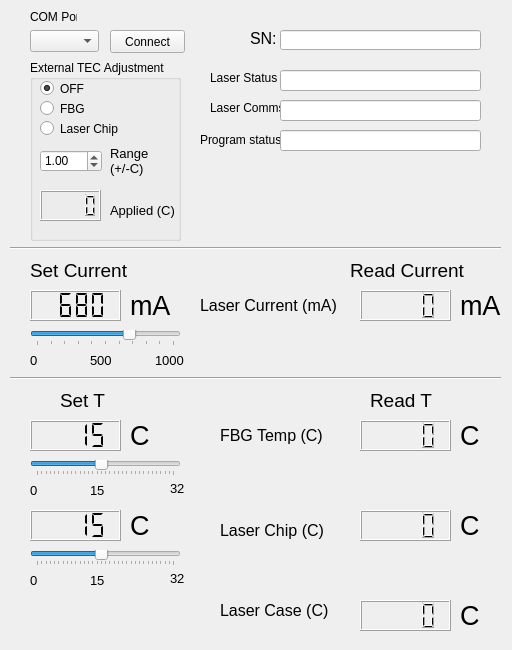
<?xml version="1.0" encoding="UTF-8"?>
<ui version="4.0">
 <class>MainWindow</class>
 <widget class="QMainWindow" name="MainWindow">
  <property name="enabled">
   <bool>true</bool>
  </property>
  <property name="geometry">
   <rect>
    <x>0</x>
    <y>0</y>
    <width>512</width>
    <height>650</height>
   </rect>
  </property>
  <property name="minimumSize">
   <size>
    <width>0</width>
    <height>0</height>
   </size>
  </property>
  <property name="windowTitle">
   <string>ULN15TK Laser Status and Control</string>
  </property>
  <widget class="QWidget" name="centralwidget">
   <widget class="QLCDNumber" name="temperatureSetDisplayFBG">
    <property name="geometry">
     <rect>
      <x>30</x>
      <y>420</y>
      <width>91</width>
      <height>31</height>
     </rect>
    </property>
    <property name="toolTip">
     <string>&lt;html&gt;&lt;head/&gt;&lt;body&gt;&lt;p&gt;0.00&lt;/p&gt;&lt;/body&gt;&lt;/html&gt;</string>
    </property>
    <property name="smallDecimalPoint">
     <bool>true</bool>
    </property>
    <property name="digitCount">
     <number>4</number>
    </property>
    <property name="segmentStyle">
     <enum>QLCDNumber::Flat</enum>
    </property>
    <property name="value" stdset="0">
     <double>15.000000000000000</double>
    </property>
   </widget>
   <widget class="QGroupBox" name="tempControlMode">
    <property name="geometry">
     <rect>
      <x>30</x>
      <y>60</y>
      <width>151</width>
      <height>181</height>
     </rect>
    </property>
    <property name="title">
     <string>External TEC Adjustment</string>
    </property>
    <widget class="QRadioButton" name="FBGButton">
     <property name="geometry">
      <rect>
       <x>10</x>
       <y>40</y>
       <width>101</width>
       <height>17</height>
      </rect>
     </property>
     <property name="text">
      <string>FBG</string>
     </property>
     <property name="checked">
      <bool>false</bool>
     </property>
    </widget>
    <widget class="QRadioButton" name="LaserChipButton">
     <property name="geometry">
      <rect>
       <x>10</x>
       <y>60</y>
       <width>101</width>
       <height>17</height>
      </rect>
     </property>
     <property name="text">
      <string>Laser Chip</string>
     </property>
     <property name="checked">
      <bool>false</bool>
     </property>
    </widget>
    <widget class="QLCDNumber" name="temperatureAppliedDisplay">
     <property name="geometry">
      <rect>
       <x>10</x>
       <y>130</y>
       <width>61</width>
       <height>31</height>
      </rect>
     </property>
     <property name="font">
      <font>
       <pointsize>6</pointsize>
      </font>
     </property>
     <property name="smallDecimalPoint">
      <bool>true</bool>
     </property>
     <property name="digitCount">
      <number>4</number>
     </property>
    </widget>
    <widget class="QLabel" name="label_18">
     <property name="geometry">
      <rect>
       <x>80</x>
       <y>140</y>
       <width>71</width>
       <height>21</height>
      </rect>
     </property>
     <property name="font">
      <font>
       <pointsize>10</pointsize>
      </font>
     </property>
     <property name="text">
      <string>Applied (C)</string>
     </property>
    </widget>
    <widget class="QDoubleSpinBox" name="inputTempLimit">
     <property name="geometry">
      <rect>
       <x>10</x>
       <y>90</y>
       <width>62</width>
       <height>22</height>
      </rect>
     </property>
     <property name="minimum">
      <double>0.000000000000000</double>
     </property>
     <property name="maximum">
      <double>5.500000000000000</double>
     </property>
     <property name="singleStep">
      <double>0.100000000000000</double>
     </property>
     <property name="value">
      <double>1.000000000000000</double>
     </property>
    </widget>
    <widget class="QLabel" name="label_17">
     <property name="geometry">
      <rect>
       <x>80</x>
       <y>80</y>
       <width>61</width>
       <height>41</height>
      </rect>
     </property>
     <property name="font">
      <font>
       <pointsize>10</pointsize>
      </font>
     </property>
     <property name="text">
      <string>Range (+/-C)</string>
     </property>
     <property name="wordWrap">
      <bool>true</bool>
     </property>
    </widget>
    <widget class="QRadioButton" name="OFFButton">
     <property name="geometry">
      <rect>
       <x>10</x>
       <y>20</y>
       <width>101</width>
       <height>17</height>
      </rect>
     </property>
     <property name="text">
      <string>OFF</string>
     </property>
     <property name="checked">
      <bool>true</bool>
     </property>
    </widget>
   </widget>
   <widget class="QLabel" name="label">
    <property name="geometry">
     <rect>
      <x>210</x>
      <y>70</y>
      <width>71</width>
      <height>16</height>
     </rect>
    </property>
    <property name="text">
     <string>Laser Status</string>
    </property>
   </widget>
   <widget class="QLineEdit" name="comoutLaser">
    <property name="geometry">
     <rect>
      <x>280</x>
      <y>70</y>
      <width>201</width>
      <height>21</height>
     </rect>
    </property>
    <property name="focusPolicy">
     <enum>Qt::NoFocus</enum>
    </property>
   </widget>
   <widget class="QComboBox" name="portlist">
    <property name="geometry">
     <rect>
      <x>30</x>
      <y>30</y>
      <width>69</width>
      <height>22</height>
     </rect>
    </property>
   </widget>
   <widget class="QLabel" name="label_2">
    <property name="geometry">
     <rect>
      <x>30</x>
      <y>10</y>
      <width>47</width>
      <height>13</height>
     </rect>
    </property>
    <property name="text">
     <string>COM Port</string>
    </property>
   </widget>
   <widget class="QPushButton" name="connectButton">
    <property name="geometry">
     <rect>
      <x>110</x>
      <y>30</y>
      <width>75</width>
      <height>23</height>
     </rect>
    </property>
    <property name="text">
     <string>Connect</string>
    </property>
   </widget>
   <widget class="QLabel" name="dBmLabel">
    <property name="geometry">
     <rect>
      <x>130</x>
      <y>420</y>
      <width>61</width>
      <height>31</height>
     </rect>
    </property>
    <property name="font">
     <font>
      <pointsize>20</pointsize>
     </font>
    </property>
    <property name="text">
     <string>C</string>
    </property>
   </widget>
   <widget class="QSlider" name="temperatureSliderFBG">
    <property name="geometry">
     <rect>
      <x>30</x>
      <y>460</y>
      <width>151</width>
      <height>16</height>
     </rect>
    </property>
    <property name="maximum">
     <number>3200</number>
    </property>
    <property name="pageStep">
     <number>1</number>
    </property>
    <property name="value">
     <number>1500</number>
    </property>
    <property name="sliderPosition">
     <number>1500</number>
    </property>
    <property name="orientation">
     <enum>Qt::Horizontal</enum>
    </property>
    <property name="tickPosition">
     <enum>QSlider::TicksBelow</enum>
    </property>
    <property name="tickInterval">
     <number>100</number>
    </property>
   </widget>
   <widget class="QLabel" name="label_5">
    <property name="geometry">
     <rect>
      <x>60</x>
      <y>390</y>
      <width>51</width>
      <height>21</height>
     </rect>
    </property>
    <property name="font">
     <font>
      <pointsize>14</pointsize>
     </font>
    </property>
    <property name="text">
     <string>Set T</string>
    </property>
   </widget>
   <widget class="QLCDNumber" name="temperatureFBGDisplay">
    <property name="geometry">
     <rect>
      <x>360</x>
      <y>420</y>
      <width>91</width>
      <height>31</height>
     </rect>
    </property>
    <property name="smallDecimalPoint">
     <bool>true</bool>
    </property>
    <property name="digitCount">
     <number>4</number>
    </property>
   </widget>
   <widget class="QLabel" name="label_6">
    <property name="geometry">
     <rect>
      <x>220</x>
      <y>520</y>
      <width>111</width>
      <height>20</height>
     </rect>
    </property>
    <property name="font">
     <font>
      <pointsize>12</pointsize>
     </font>
    </property>
    <property name="text">
     <string>Laser Chip (C)</string>
    </property>
   </widget>
   <widget class="QLabel" name="label_7">
    <property name="geometry">
     <rect>
      <x>220</x>
      <y>420</y>
      <width>111</width>
      <height>31</height>
     </rect>
    </property>
    <property name="font">
     <font>
      <pointsize>12</pointsize>
     </font>
    </property>
    <property name="text">
     <string>FBG Temp (C)</string>
    </property>
   </widget>
   <widget class="QLabel" name="label_8">
    <property name="geometry">
     <rect>
      <x>370</x>
      <y>390</y>
      <width>81</width>
      <height>21</height>
     </rect>
    </property>
    <property name="font">
     <font>
      <pointsize>14</pointsize>
     </font>
    </property>
    <property name="text">
     <string>Read T</string>
    </property>
   </widget>
   <widget class="QLCDNumber" name="temperatureLaserChipDisplay">
    <property name="geometry">
     <rect>
      <x>360</x>
      <y>510</y>
      <width>91</width>
      <height>31</height>
     </rect>
    </property>
    <property name="smallDecimalPoint">
     <bool>true</bool>
    </property>
    <property name="digitCount">
     <number>4</number>
    </property>
   </widget>
   <widget class="QLineEdit" name="serialOutput">
    <property name="geometry">
     <rect>
      <x>280</x>
      <y>30</y>
      <width>201</width>
      <height>20</height>
     </rect>
    </property>
    <property name="focusPolicy">
     <enum>Qt::NoFocus</enum>
    </property>
   </widget>
   <widget class="QLabel" name="label_3">
    <property name="geometry">
     <rect>
      <x>250</x>
      <y>30</y>
      <width>31</width>
      <height>16</height>
     </rect>
    </property>
    <property name="font">
     <font>
      <pointsize>12</pointsize>
     </font>
    </property>
    <property name="text">
     <string>SN:</string>
    </property>
   </widget>
   <widget class="QLCDNumber" name="temperatureLaserCaseDisplay">
    <property name="geometry">
     <rect>
      <x>360</x>
      <y>600</y>
      <width>91</width>
      <height>31</height>
     </rect>
    </property>
    <property name="smallDecimalPoint">
     <bool>true</bool>
    </property>
    <property name="digitCount">
     <number>4</number>
    </property>
   </widget>
   <widget class="QLabel" name="label_9">
    <property name="geometry">
     <rect>
      <x>220</x>
      <y>600</y>
      <width>111</width>
      <height>20</height>
     </rect>
    </property>
    <property name="font">
     <font>
      <pointsize>12</pointsize>
     </font>
    </property>
    <property name="text">
     <string>Laser Case (C)</string>
    </property>
   </widget>
   <widget class="QLabel" name="label_10">
    <property name="geometry">
     <rect>
      <x>30</x>
      <y>480</y>
      <width>16</width>
      <height>20</height>
     </rect>
    </property>
    <property name="font">
     <font>
      <pointsize>10</pointsize>
     </font>
    </property>
    <property name="text">
     <string>0</string>
    </property>
   </widget>
   <widget class="QLabel" name="label_11">
    <property name="geometry">
     <rect>
      <x>170</x>
      <y>480</y>
      <width>16</width>
      <height>16</height>
     </rect>
    </property>
    <property name="font">
     <font>
      <pointsize>10</pointsize>
     </font>
    </property>
    <property name="text">
     <string>32</string>
    </property>
   </widget>
   <widget class="QLabel" name="label_12">
    <property name="geometry">
     <rect>
      <x>90</x>
      <y>480</y>
      <width>16</width>
      <height>20</height>
     </rect>
    </property>
    <property name="font">
     <font>
      <pointsize>10</pointsize>
     </font>
    </property>
    <property name="text">
     <string>15</string>
    </property>
   </widget>
   <widget class="QLabel" name="label_4">
    <property name="geometry">
     <rect>
      <x>210</x>
      <y>100</y>
      <width>71</width>
      <height>16</height>
     </rect>
    </property>
    <property name="text">
     <string>Laser Comms</string>
    </property>
   </widget>
   <widget class="QLineEdit" name="comoutLaserMessages">
    <property name="geometry">
     <rect>
      <x>280</x>
      <y>100</y>
      <width>201</width>
      <height>21</height>
     </rect>
    </property>
    <property name="focusPolicy">
     <enum>Qt::NoFocus</enum>
    </property>
   </widget>
   <widget class="QLabel" name="label_13">
    <property name="geometry">
     <rect>
      <x>200</x>
      <y>130</y>
      <width>81</width>
      <height>20</height>
     </rect>
    </property>
    <property name="text">
     <string>Program status</string>
    </property>
   </widget>
   <widget class="QLineEdit" name="comoutProgram">
    <property name="geometry">
     <rect>
      <x>280</x>
      <y>130</y>
      <width>201</width>
      <height>21</height>
     </rect>
    </property>
    <property name="focusPolicy">
     <enum>Qt::NoFocus</enum>
    </property>
   </widget>
   <widget class="QLabel" name="dBmLabel_2">
    <property name="geometry">
     <rect>
      <x>130</x>
      <y>510</y>
      <width>61</width>
      <height>31</height>
     </rect>
    </property>
    <property name="font">
     <font>
      <pointsize>20</pointsize>
     </font>
    </property>
    <property name="text">
     <string>C</string>
    </property>
   </widget>
   <widget class="QSlider" name="temperatureSliderLaserChip">
    <property name="geometry">
     <rect>
      <x>30</x>
      <y>550</y>
      <width>151</width>
      <height>16</height>
     </rect>
    </property>
    <property name="maximum">
     <number>3200</number>
    </property>
    <property name="pageStep">
     <number>1</number>
    </property>
    <property name="value">
     <number>1500</number>
    </property>
    <property name="sliderPosition">
     <number>1500</number>
    </property>
    <property name="orientation">
     <enum>Qt::Horizontal</enum>
    </property>
    <property name="tickPosition">
     <enum>QSlider::TicksBelow</enum>
    </property>
    <property name="tickInterval">
     <number>100</number>
    </property>
   </widget>
   <widget class="QLabel" name="label_14">
    <property name="geometry">
     <rect>
      <x>30</x>
      <y>570</y>
      <width>16</width>
      <height>20</height>
     </rect>
    </property>
    <property name="font">
     <font>
      <pointsize>10</pointsize>
     </font>
    </property>
    <property name="text">
     <string>0</string>
    </property>
   </widget>
   <widget class="QLabel" name="label_15">
    <property name="geometry">
     <rect>
      <x>90</x>
      <y>570</y>
      <width>16</width>
      <height>20</height>
     </rect>
    </property>
    <property name="font">
     <font>
      <pointsize>10</pointsize>
     </font>
    </property>
    <property name="text">
     <string>15</string>
    </property>
   </widget>
   <widget class="QLCDNumber" name="temperatureSetDisplayLaserChip">
    <property name="geometry">
     <rect>
      <x>30</x>
      <y>510</y>
      <width>91</width>
      <height>31</height>
     </rect>
    </property>
    <property name="toolTip">
     <string>&lt;html&gt;&lt;head/&gt;&lt;body&gt;&lt;p&gt;0.00&lt;/p&gt;&lt;/body&gt;&lt;/html&gt;</string>
    </property>
    <property name="smallDecimalPoint">
     <bool>true</bool>
    </property>
    <property name="digitCount">
     <number>4</number>
    </property>
    <property name="segmentStyle">
     <enum>QLCDNumber::Flat</enum>
    </property>
    <property name="value" stdset="0">
     <double>15.000000000000000</double>
    </property>
   </widget>
   <widget class="QLabel" name="label_16">
    <property name="geometry">
     <rect>
      <x>170</x>
      <y>570</y>
      <width>16</width>
      <height>16</height>
     </rect>
    </property>
    <property name="font">
     <font>
      <pointsize>10</pointsize>
     </font>
    </property>
    <property name="text">
     <string>32</string>
    </property>
   </widget>
   <widget class="QLabel" name="dBmLabel_3">
    <property name="geometry">
     <rect>
      <x>460</x>
      <y>420</y>
      <width>61</width>
      <height>31</height>
     </rect>
    </property>
    <property name="font">
     <font>
      <pointsize>20</pointsize>
     </font>
    </property>
    <property name="text">
     <string>C</string>
    </property>
   </widget>
   <widget class="QLabel" name="dBmLabel_4">
    <property name="geometry">
     <rect>
      <x>460</x>
      <y>510</y>
      <width>61</width>
      <height>31</height>
     </rect>
    </property>
    <property name="font">
     <font>
      <pointsize>20</pointsize>
     </font>
    </property>
    <property name="text">
     <string>C</string>
    </property>
   </widget>
   <widget class="QLabel" name="dBmLabel_5">
    <property name="geometry">
     <rect>
      <x>460</x>
      <y>600</y>
      <width>61</width>
      <height>31</height>
     </rect>
    </property>
    <property name="font">
     <font>
      <pointsize>20</pointsize>
     </font>
    </property>
    <property name="text">
     <string>C</string>
    </property>
   </widget>
   <widget class="Line" name="line">
    <property name="geometry">
     <rect>
      <x>10</x>
      <y>240</y>
      <width>491</width>
      <height>16</height>
     </rect>
    </property>
    <property name="orientation">
     <enum>Qt::Horizontal</enum>
    </property>
   </widget>
   <widget class="QLabel" name="label_19">
    <property name="geometry">
     <rect>
      <x>30</x>
      <y>260</y>
      <width>121</width>
      <height>21</height>
     </rect>
    </property>
    <property name="font">
     <font>
      <pointsize>14</pointsize>
     </font>
    </property>
    <property name="text">
     <string>Set Current</string>
    </property>
   </widget>
   <widget class="QLabel" name="dBmLabel_6">
    <property name="geometry">
     <rect>
      <x>130</x>
      <y>290</y>
      <width>61</width>
      <height>31</height>
     </rect>
    </property>
    <property name="font">
     <font>
      <pointsize>20</pointsize>
     </font>
    </property>
    <property name="text">
     <string>mA</string>
    </property>
   </widget>
   <widget class="QLabel" name="label_20">
    <property name="geometry">
     <rect>
      <x>200</x>
      <y>290</y>
      <width>151</width>
      <height>31</height>
     </rect>
    </property>
    <property name="font">
     <font>
      <pointsize>12</pointsize>
     </font>
    </property>
    <property name="text">
     <string>Laser Current (mA)</string>
    </property>
   </widget>
   <widget class="QSlider" name="currentSlider">
    <property name="geometry">
     <rect>
      <x>30</x>
      <y>330</y>
      <width>151</width>
      <height>16</height>
     </rect>
    </property>
    <property name="maximum">
     <number>1000</number>
    </property>
    <property name="pageStep">
     <number>1</number>
    </property>
    <property name="value">
     <number>680</number>
    </property>
    <property name="sliderPosition">
     <number>680</number>
    </property>
    <property name="orientation">
     <enum>Qt::Horizontal</enum>
    </property>
    <property name="tickPosition">
     <enum>QSlider::TicksBelow</enum>
    </property>
    <property name="tickInterval">
     <number>100</number>
    </property>
   </widget>
   <widget class="QLabel" name="dBmLabel_7">
    <property name="geometry">
     <rect>
      <x>460</x>
      <y>290</y>
      <width>61</width>
      <height>31</height>
     </rect>
    </property>
    <property name="font">
     <font>
      <pointsize>20</pointsize>
     </font>
    </property>
    <property name="text">
     <string>mA</string>
    </property>
   </widget>
   <widget class="QLabel" name="label_21">
    <property name="geometry">
     <rect>
      <x>30</x>
      <y>350</y>
      <width>16</width>
      <height>20</height>
     </rect>
    </property>
    <property name="font">
     <font>
      <pointsize>10</pointsize>
     </font>
    </property>
    <property name="text">
     <string>0</string>
    </property>
   </widget>
   <widget class="QLabel" name="label_22">
    <property name="geometry">
     <rect>
      <x>350</x>
      <y>260</y>
      <width>131</width>
      <height>21</height>
     </rect>
    </property>
    <property name="font">
     <font>
      <pointsize>14</pointsize>
     </font>
    </property>
    <property name="text">
     <string>Read Current</string>
    </property>
   </widget>
   <widget class="QLabel" name="label_23">
    <property name="geometry">
     <rect>
      <x>90</x>
      <y>350</y>
      <width>31</width>
      <height>20</height>
     </rect>
    </property>
    <property name="font">
     <font>
      <pointsize>10</pointsize>
     </font>
    </property>
    <property name="text">
     <string>500</string>
    </property>
   </widget>
   <widget class="QLCDNumber" name="currentSetDisplay">
    <property name="geometry">
     <rect>
      <x>30</x>
      <y>290</y>
      <width>91</width>
      <height>31</height>
     </rect>
    </property>
    <property name="toolTip">
     <string>&lt;html&gt;&lt;head/&gt;&lt;body&gt;&lt;p&gt;0.00&lt;/p&gt;&lt;/body&gt;&lt;/html&gt;</string>
    </property>
    <property name="smallDecimalPoint">
     <bool>true</bool>
    </property>
    <property name="digitCount">
     <number>4</number>
    </property>
    <property name="segmentStyle">
     <enum>QLCDNumber::Flat</enum>
    </property>
    <property name="value" stdset="0">
     <double>680.000000000000000</double>
    </property>
   </widget>
   <widget class="QLCDNumber" name="currentDisplay">
    <property name="geometry">
     <rect>
      <x>360</x>
      <y>290</y>
      <width>91</width>
      <height>31</height>
     </rect>
    </property>
    <property name="smallDecimalPoint">
     <bool>true</bool>
    </property>
    <property name="digitCount">
     <number>4</number>
    </property>
   </widget>
   <widget class="QLabel" name="label_24">
    <property name="geometry">
     <rect>
      <x>155</x>
      <y>350</y>
      <width>31</width>
      <height>20</height>
     </rect>
    </property>
    <property name="font">
     <font>
      <pointsize>10</pointsize>
     </font>
    </property>
    <property name="text">
     <string>1000</string>
    </property>
   </widget>
   <widget class="Line" name="line_2">
    <property name="geometry">
     <rect>
      <x>10</x>
      <y>370</y>
      <width>491</width>
      <height>16</height>
     </rect>
    </property>
    <property name="orientation">
     <enum>Qt::Horizontal</enum>
    </property>
   </widget>
  </widget>
 </widget>
 <resources/>
 <connections/>
</ui>
